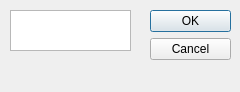
<?xml version="1.0" encoding="UTF-8"?>
<ui version="4.0">
 <class>Pin_Dialog</class>
 <widget class="QDialog" name="Pin_Dialog">
  <property name="geometry">
   <rect>
    <x>0</x>
    <y>0</y>
    <width>240</width>
    <height>92</height>
   </rect>
  </property>
  <property name="windowTitle">
   <string>Dialog</string>
  </property>
  <widget class="QDialogButtonBox" name="buttonBox">
   <property name="geometry">
    <rect>
     <x>150</x>
     <y>10</y>
     <width>81</width>
     <height>301</height>
    </rect>
   </property>
   <property name="orientation">
    <enum>Qt::Vertical</enum>
   </property>
   <property name="standardButtons">
    <set>QDialogButtonBox::Cancel|QDialogButtonBox::Ok</set>
   </property>
  </widget>
  <widget class="QTextEdit" name="textEdit">
   <property name="geometry">
    <rect>
     <x>10</x>
     <y>10</y>
     <width>121</width>
     <height>41</height>
    </rect>
   </property>
  </widget>
 </widget>
 <resources/>
 <connections>
  <connection>
   <sender>buttonBox</sender>
   <signal>accepted()</signal>
   <receiver>Pin_Dialog</receiver>
   <slot>accept()</slot>
   <hints>
    <hint type="sourcelabel">
     <x>248</x>
     <y>254</y>
    </hint>
    <hint type="destinationlabel">
     <x>157</x>
     <y>274</y>
    </hint>
   </hints>
  </connection>
  <connection>
   <sender>buttonBox</sender>
   <signal>rejected()</signal>
   <receiver>Pin_Dialog</receiver>
   <slot>reject()</slot>
   <hints>
    <hint type="sourcelabel">
     <x>316</x>
     <y>260</y>
    </hint>
    <hint type="destinationlabel">
     <x>286</x>
     <y>274</y>
    </hint>
   </hints>
  </connection>
 </connections>
</ui>
